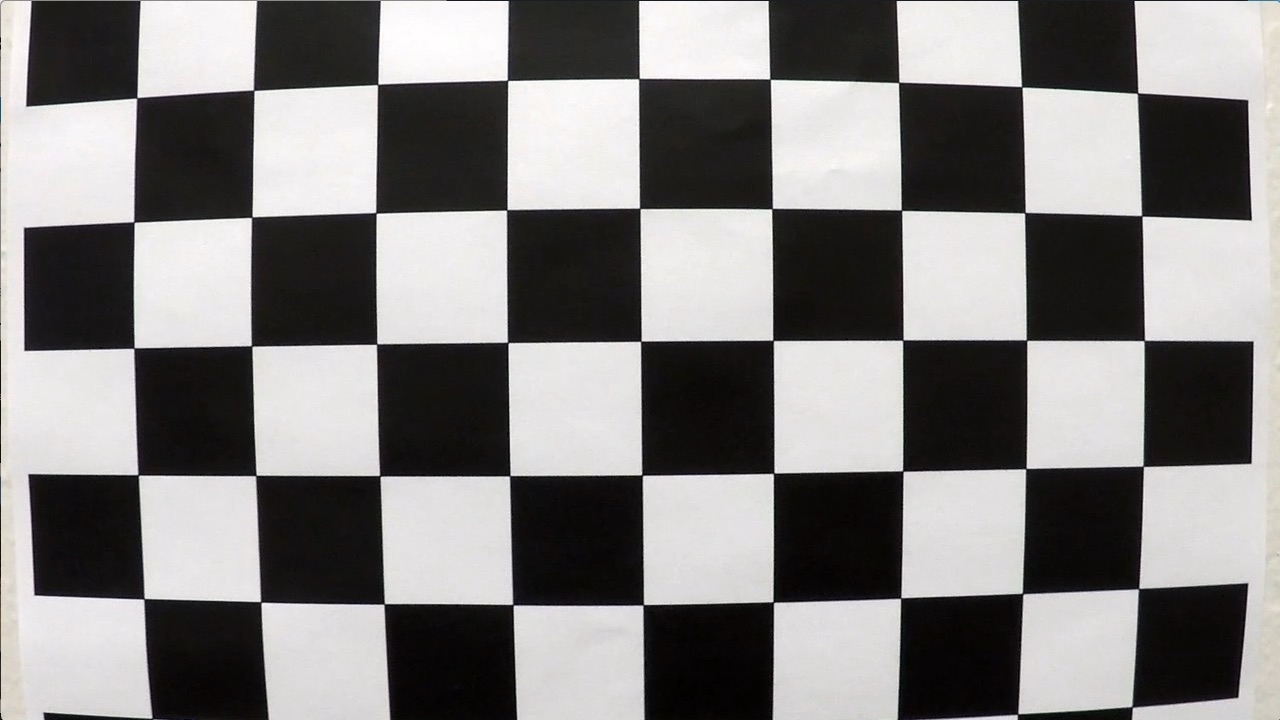
#> input picture P2 Advance Lane  Detection/camera_cal/calibration1.jpg, 1280 x 720 px
$ jupyter execute --allow-errors revised_Code.ipynb   (older library calls are emulated)   (text cells are left out)
#> lines starting #> are read from the running program, lines starting #| are printed output that depends on the picture; after the words box and inside, x2 and y2 are one past the last pixel; in counts of white or black regions, pixels touching at a corner belong together; pictures that were not available may be replaced by others from this repository, and a replacement may not be noted
[cell 1]
import numpy as np
import matplotlib.pyplot as plt
import matplotlib.image as implt
import cv2
import glob

[cell 2]
nx=6
ny=9
#creating an object
objp = np.zeros((6*9,3), np.float32)
# abjp= np.zeros((9*6,3), np.float32)
objp[:,:2] = np.mgrid[0:9,0:6].T.reshape(-1,2)

[cell 3]
def get_points(images,ny=9,nx=6):
#     print(images)
    objpoints=[]# for 3d space
    imgpoints=[]# for 2d space


    for i in range(len(images)):
        img=cv2.imread(images[i])
#         print(img)
        gray = cv2.cvtColor(img,cv2.COLOR_BGR2GRAY)
        # Find the chessboard corners
        ret, corners = cv2.findChessboardCorners(gray, (ny,nx),None)

        # If found, add object points, image points
        if ret == True:
#             print(1)
            #appending in object and image point
#             gray = cv2.cvtColor(img,cv2.COLOR_BGR2GRAY)
            objpoints.append(objp)
            imgpoints.append(corners)

            # Draw and display the corners
            img = cv2.drawChessboardCorners(img, (ny,nx), corners, ret)
    return objpoints,imgpoints,img

[cell 4]
images = glob.glob('camera_cal/calibration*.jpg')
# images

[cell 5]
ny=9
nx=6
points=get_points(images,ny,nx)
#> in get_points, img is the input picture: shape (720, 1280, 3); mean B, G, R 127.8, 128.4, 130.1
#> in get_points, `ret, corners = cv2.findChessboardCorners(gray, (ny,nx),None)`: ret = False; corners = None
plt.imshow(points[2])

[cell 6]
objpoints=points[0]
#> objpoints = 2 items
imgpoints=points[1]
#> imgpoints = 2 items
img=cv2.imread(images[0])
gray = cv2.cvtColor(img,cv2.COLOR_BGR2GRAY)

retval, cameraMatrix, distCoeffs, rvecs, tvecs=cv2.calibrateCamera(objpoints,imgpoints,gray.shape[::-1],None,None)
#> retval = 0.644; cameraMatrix = [[1057.6, 0, 691.1], [0, 1058.6, 278], [0, 0, 1]]; distCoeffs = [[-0.322, 0.709, 0.013, 0.00946, -1.02]]; rvecs = ([0.424, -0.236, 0.0488], [-0.024, 0.4, -0.0295]); tvecs = ([-2.48, 1.1, 17.79], [-17.95, -0.401, 29.17])

[cell 7]
import pickle
file = open('points', 'wb')

# dump information to that file
pickle.dump(points, file)
pickle.dump(cameraMatrix,file)
pickle.dump(distCoeffs,file)
file.close()

[cell 8]
# import pickle
#For loding the pickle files
file = open('points', 'rb')

# dump information to that file
points= pickle.load(file)
c1=pickle.load(file)
d1=pickle.load(file)
# close the file
file.close()

[cell 9]
# After getting the point not lets calibrate the camera
def cal_undistort(img, cameraMatrix,distCoeffs):

    undist=cv2.undistort(img,cameraMatrix,distCoeffs,None,cameraMatrix)
    return undist

[cell 10]
cameraMatrix
distCoeffs
#> Out = [[-0.322, 0.709, 0.013, 0.00946, -1.02]]

[cell 11]
c1

[cell 12]
d1

[cell 13]
images_for_cal = glob.glob('camera_cal/calibration*.jpg')

[cell 14]
# a=images[0]

i=cv2.imread(images_for_cal[0])
# plt.imshow(cal_undistort(i,objpoints,imgpoints))

undistorted = cal_undistort(i, c1,d1)
#> in cal_undistort, `undist=cv2.undistort(img,cameraMatrix,distCoeffs,None,cameraMatrix)`:
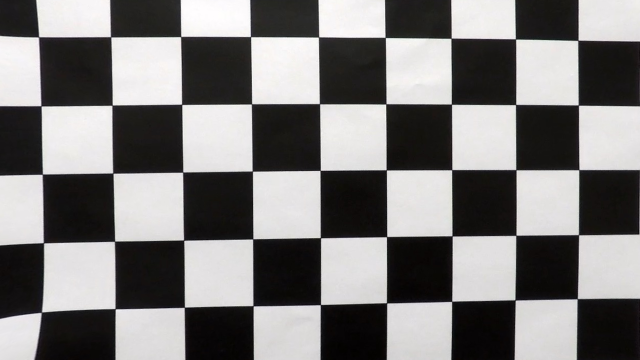
#> undist: shape (720, 1280, 3) (shown at 1/2 size); mean B, G, R 123.1, 123.5, 125.1

f, (ax1, ax2) = plt.subplots(1, 2, figsize=(10, 10))
f.tight_layout()
ax1.imshow(i)
ax1.set_title('Original Image', fontsize=20)
ax2.imshow(undistorted)
ax2.set_title('Undistorted Image', fontsize=20)
plt.subplots_adjust(left=0., right=1, top=0.9, bottom=0.)
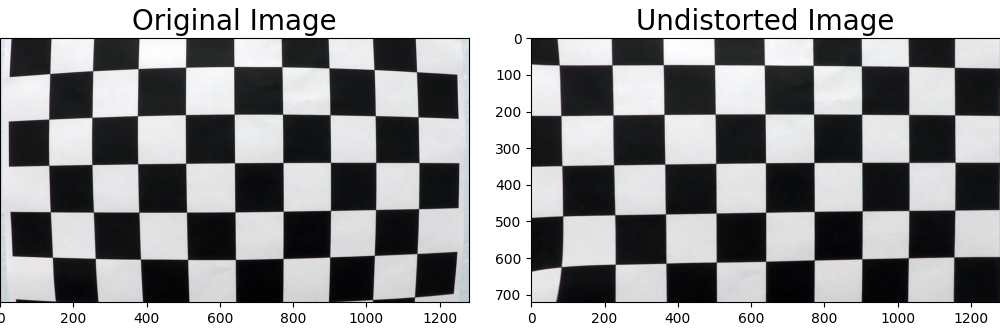
#> figure drawn by matplotlib, 2 panels; B, G, R data is drawn as R, G, B

[cell 15]
plt.plot(points[0][0])
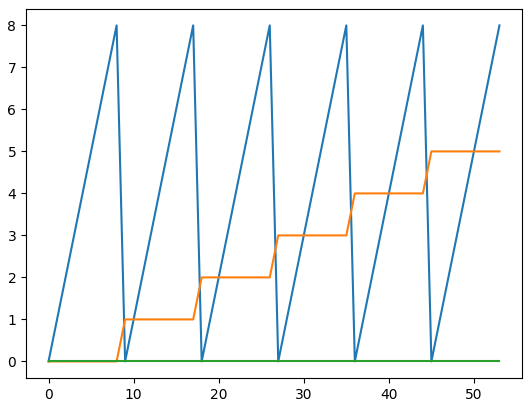
#> figure drawn by matplotlib, 1 panel; curve peaks at x = 8, y = 8; curve peaks at x = 45, y = 5

[cell 16]
import glob
test_images = glob.glob('test_images\*.jpg')
import cv2

[cell 17]
# [4 lines left out: function show_cv2, not called in this run]

[cell 18]
# Define a function that takes an image, gradient orientation,
# and threshold min / max values.
# [70 lines left out: functions abs_sobel_thresh, mag_thresh, dir_thresh, hls_select, combine_binary, not called in this run]

[cell 19]
ret, mtx, dist, rvecs, tvecs =cv2.calibrateCamera(objpoints,imgpoints,gray.shape[::-1],None,None)
#> ret = 0.644; mtx = [[1057.6, 0, 691.1], [0, 1058.6, 278], [0, 0, 1]]; dist = [[-0.322, 0.709, 0.013, 0.00946, -1.02]]

[cell 20]
raw_image2 = cv2.imread('test_images/test4.jpg')
#> (the rest of this cell did not finish here and is left out)

#> (a cell that did not finish here is left out)

[cell 22]
import numpy as np
def color_transformation(image):


# [7 lines of commented-out code are left out]

    transfer_color=cv2.cvtColor(image,cv2.COLOR_BGR2HSV)
    sensitivity = 25
    lower_white = np.array([0,0,255-sensitivity])
    upper_white = np.array([255,sensitivity,255])
    mask1=cv2.inRange(transfer_color,lower_white,upper_white)

    lower_yellow = np.array([20,100,100])
    upper_yellow = np.array([30,255,255])
    mask2=cv2.inRange(transfer_color,lower_yellow,upper_yellow)
    mask3=mask1+mask2
    return mask3

#> (a cell that did not finish here is left out)

#> (a cell that did not finish here is left out)

[cell 25]
# [5 lines left out: function gcd, not called in this run]

[cell 26]
def wrap(undst_image):

    img_size=(undst_image.shape[1],undst_image.shape[0])

    src = np.float32(

    [[((img_size[0] / 6) - 10), img_size[1]],[(img_size[0] / 2) - 55, img_size[1] / 2 + 100],

    [(img_size[0] / 2 + 55), img_size[1]/ 2 + 100],[(img_size[0] * 5 / 6) + 60, img_size[1]]])

    dst=np.float32([[240,720],[240,0],[1000,0],[1000,720]])

    #Given src and dst points, calculate the perspective transform matrix

    M=cv2.getPerspectiveTransform(src,dst)

    ##and calculate the inverse perspective transform matrix

    Minv=cv2.getPerspectiveTransform(dst,src)

    ## Warp the image using OpenCV warpPerspective()

    warped = cv2.warpPerspective(undst_image, M, img_size,flags=cv2.INTER_LINEAR)

    return warped,M,Minv

[cell 27]
import matplotlib.pyplot as plt
# [7 lines left out: function hist, not called in this run]
# histogram[0]
# plt.imshow(img1)

[cell 28]
import numpy as np
import matplotlib.image as mpimg
import matplotlib.pyplot as plt
import cv2

# Load our image

def find_lane_pixels(binary_warped,plot=False):
    # Take a histogram of the bottom half of the image
    histogram = np.sum(binary_warped[binary_warped.shape[0]//2:,:], axis=0)
    # Create an output image to draw on and visualize the result
    out_img = np.dstack((binary_warped, binary_warped, binary_warped))
    # Find the peak of the left and right halves of the histogram
    # These will be the starting point for the left and right lines
    midpoint = np.int(histogram.shape[0]//2)
    leftx_base = np.argmax(histogram[:midpoint])
    rightx_base = np.argmax(histogram[midpoint:]) + midpoint

    # HYPERPARAMETERS
    # Choose the number of sliding windows
    nwindows = 9
    # Set the width of the windows +/- margin
    margin = 80
    # Set minimm number of pixels found to recenter window
    minpix = 50

    # Set height of windows - based on nwindows above and image shape
    window_height = np.int(binary_warped.shape[0]//nwindows)
    # Identify the x and y positions of all nonzero pixels in the image
    nonzero = binary_warped.nonzero()
    nonzeroy = np.array(nonzero[0])
    nonzerox = np.array(nonzero[1])
    # Current positions to be updated later for each window in nwindows
    leftx_current = leftx_base
    rightx_current = rightx_base

    # Create empty lists to receive left and right lane pixel indices
    left_lane_inds = []
    right_lane_inds = []
    a=[]
    b=[]
    # Step through the windows one by one
    for window in range(nwindows):
        # Identify window boundaries in x and y (and right and left)
        win_y_low = binary_warped.shape[0] - (window+1)*window_height
        win_y_high = binary_warped.shape[0] - window*window_height
        ### TO-DO: Find the four below boundaries of the window ###
        win_xleft_low = leftx_current-margin  # Update this
        win_xleft_high = leftx_current+margin  # Update this
        win_xright_low = rightx_current-margin  # Update this
        win_xright_high = rightx_current+margin  # Update this

        # Draw the windows on the visualization image
        cv2.rectangle(out_img,(win_xleft_low,win_y_low),
        (win_xleft_high,win_y_high),(0,255,0), 2)
        cv2.rectangle(out_img,(win_xright_low,win_y_low),
        (win_xright_high,win_y_high),(0,255,0), 2)

        ### TO-DO: Identify the nonzero pixels in x and y within the window ###
        good_left_inds = ((nonzeroy >= win_y_low) & (nonzeroy < win_y_high) &
        (nonzerox >= win_xleft_low) &  (nonzerox < win_xleft_high)).nonzero()[0]
        good_right_inds = ((nonzeroy >= win_y_low) & (nonzeroy < win_y_high) &
        (nonzerox >= win_xright_low) &  (nonzerox < win_xright_high)).nonzero()[0]

        # Append these indices to the lists
        left_lane_inds.append(good_left_inds)
        right_lane_inds.append(good_right_inds)

        ### TO-DO: If you found > minpix pixels, recenter next window ###
        ### (`right` or `leftx_current`) on their mean position ###
       # in case if we consider this as a road then current left or right centre musy be updates

        if len(good_left_inds)>minpix:

            leftx_current=np.int(np.mean(nonzerox[good_left_inds]))
        if len(good_right_inds) > minpix:
            rightx_current = np.int(np.mean(nonzerox[good_right_inds]))

    # Concatenate the arrays of indices (previously was a list of lists of pixels)
    try:
        left_lane_inds = np.concatenate(left_lane_inds)
        right_lane_inds = np.concatenate(right_lane_inds)
    except ValueError:
        # Avoids an error if the above is not implemented fully
        pass

    # Extract left and right line pixel positions
    leftx = nonzerox[left_lane_inds]
    lefty = nonzeroy[left_lane_inds]
    rightx = nonzerox[right_lane_inds]
    righty = nonzeroy[right_lane_inds]

    return leftx, lefty, rightx, righty, out_img


def fit_polynomial(binary_warped):
    # Find our lane pixels first
    leftx, lefty, rightx, righty, out_img = find_lane_pixels(binary_warped)

    ### TO-DO: Fit a second order polynomial to each using `np.polyfit` ###
    try:
        left_fit = np.polyfit(lefty,leftx,2)
        right_fit = np.polyfit(righty,rightx,2)
    except:
        pass
    # Generate x and y values for plotting
    ploty = np.linspace(0, binary_warped.shape[0]-1, binary_warped.shape[0] )
    try:
        left_fitx = left_fit[0]*ploty**2 + left_fit[1]*ploty + left_fit[2]
        right_fitx = right_fit[0]*ploty**2 + right_fit[1]*ploty + right_fit[2]
    except TypeError:
        # Avoids an error if `left` and `right_fit` are still none or incorrect
        print('The function failed to fit a line!')
        left_fitx = 1*ploty**2 + 1*ploty
        right_fitx = 1*ploty**2 + 1*ploty

    ## Visualization ##
    # Colors in the left and right lane regions
    out_img[lefty, leftx] = [0, 255, 0]
    out_img[righty, rightx] = [0, 0, 255]

    # Plots the left and right polynomials on the lane lines
#     print(left_fitx)
    mark_size = 3

    a_img=np.copy(out_img)
#     plt.plot(left_fitx, ploty,",", markersize=mark_size, color='red')
#     plt.plot(right_fitx, ploty,",", color='yellow')
    line_thickness = 2
#     pts=np.int32(left_fitx)
#     cv2.fillPoly(a_img,[pts], (0, 255, 0))

    return out_img,left_fit,right_fit,left_fitx,right_fitx

[cell 29]
global previous_left,previous_right
previous_left=np.array([])
previous_right=np.array([])
# [33 lines left out: function draw_lines, not called in this run]

[cell 30]
import numpy as np

# [59 lines left out: functions generate_data, measure_curvature_real, not called in this run]

[cell 31]
# [17 lines left out: function car_offset, not called in this run]

[cell 32]
# [17 lines left out: function car_offset, not called in this run]

[cell 33]
# [5 lines left out: function resize, not called in this run]

[cell 34]
images_for_test = glob.glob('test_images/*.jpg')
images_for_cal = glob.glob('camera_cal/calibration*.jpg')
def callibration():
    '''For callibration'''

    objpoints,imgpoints,img=get_points(images_for_cal,9,6)# this is for calibration
    return objpoints,imgpoints
objpoints,imgpoints=callibration()
#> in callibration, `objpoints,imgpoints,img=get_points(images_for_cal,9,6)# this is for ca..`: objpoints = 2 items
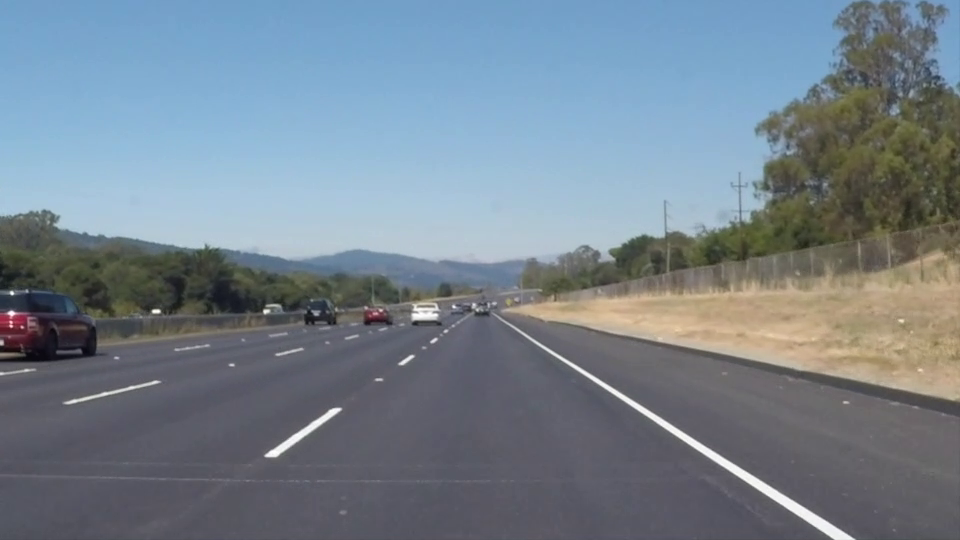
#> input picture frame 22 of P1 Lane Detection/test_videos/solidWhiteRight.mp4, 960 x 540 px, given in place of project_video.mp4, which was not available
#> further down, frame is the input picture: shape (540, 960, 3); mean B, G, R 141.9, 130.7, 117.7

[cell 35]
#if we have saved the pikle file for that then, we can do this other wise we can use codes in next lin
import pickle
file = open('points', 'rb')

# dump information to that file
points= pickle.load(file)
c1=pickle.load(file)#Camera Matrix
d1=pickle.load(file)#Distortion matrix
# close the file
file.close()

[cell 36]
retval, cameraMatrix, distCoeffs, rvecs, tvecs=cv2.calibrateCamera(objpoints,imgpoints,gray.shape[::-1],None,None)

[cell 37]
# def callibration():
'''This is the main pipeline of the image'''
# objpoints,imgpoints,im=get_points(images_for_cal,9,6)# this is for calibration
def pipeline(image,objpoints,imgpoints):
    ''' so here the image has dimenshion 720x1080'''
    '''undist is undistorted image'''
    undist=cal_undistort(image,c1,d1)
#> in cal_undistort (call 2), `undist=cv2.undistort(img,cameraMatrix,distCoeffs,None,cameraMatrix)`:
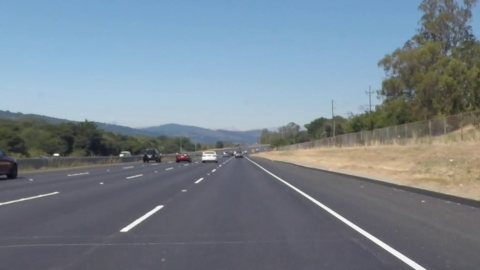
#> undist: shape (540, 960, 3) (shown at 1/2 size); mean B, G, R 142.5, 131.7, 119
#     undist=np.copy(image)
    '''mask 3 is after color thresholding'''
    mask3=color_transformation(undist)
#> in color_transformation, `mask1=cv2.inRange(transfer_color,lower_white,upper_white)`:
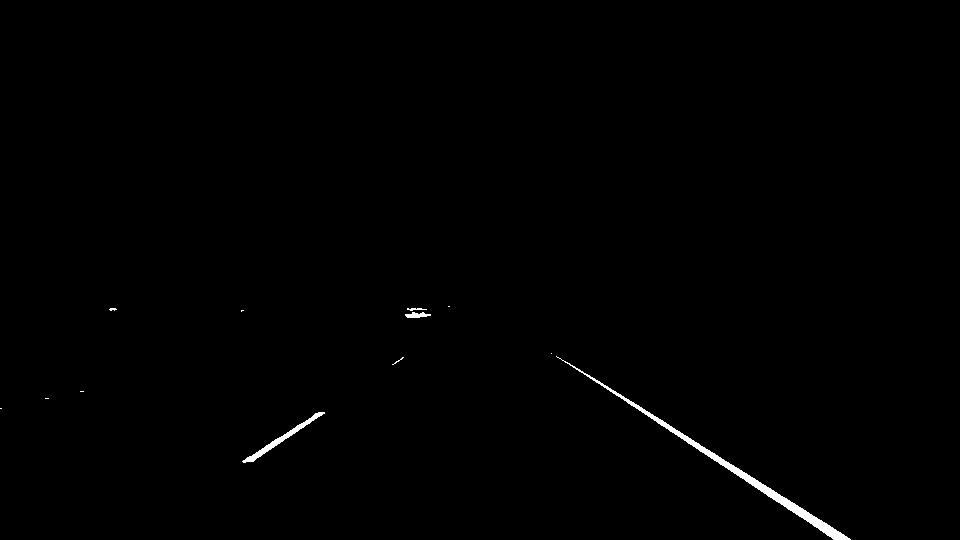
#> mask1: shape (540, 960); 0.49% white; 12 white regions (8 under 20 px), largest, box (x1, y1, x2, y2) and area: (556, 356, 851, 540) 1878, (242, 412, 325, 463) 478, (405, 312, 431, 318) 102, (407, 308, 427, 311) 35
    size=mask3.shape
    '''warped_image and src are the Transformation to each other minv is the matrix'''
    warped_image,src,minv=wrap(undist)
    '''After using this transformation the warped_image shape becomes (270,1080)
    and same is for others'''
# [6 lines of commented-out code are left out]


    newwarp = cv2.warpPerspective(warped_image, minv, (warped_image.shape[1],warped_image.shape[0]))

    '''per col transformation is the warped image after color transformation'''
    per_col_transform=color_transformation(warped_image)
    '''Mask3 is just image after thresholding'''
    mask3=cv2.resize(mask3,(per_col_transform.shape[1],per_col_transform.shape[0]),interpolation=cv2.INTER_AREA)
    result = cv2.addWeighted(image, 1, newwarp, 0.5, 0)


    #per_col_transform is binary image
    out_img,left_fit,right_fit,left_fitx,right_fitx=fit_polynomial(per_col_transform)


    left_curverad, right_curverad,center=measure_curvature_real(per_col_transform,left_fit,right_fit)

    ca=car_offset(per_col_transform, left_fit, right_fit, xm_per_pix=3.7/700)

    i=draw_lines(image,per_col_transform,left_fit, right_fit, left_curverad, right_curverad, center,minv)

    '''This is just about lane curvature'''

    cv2.putText(result," Left_curvature::"+"%0.2f" % left_curverad+'m',(0,50),cv2.FONT_HERSHEY_SIMPLEX,
                1,(255,0,0),2)

    cv2.putText(result,"Right_curvature::"+"%0.2f" % right_curverad+'m',(0,100),cv2.FONT_HERSHEY_SIMPLEX,
                1,(255,0,0),2)
    cv2.putText(result,"Deviation::"+"%0.2f" % ca+'m',(0,150),cv2.FONT_HERSHEY_SIMPLEX,
                1,(255,0,0),2)
#     cv2.putText(result,"Deviation::"+"%0.2f" % center+'m',(0,150),cv2.FONT_HERSHEY_SIMPLEX,
#                 1,(255,0,0),2)
    '''Here it is used for vualistion its not a big deal'''
    verticalAppendedImg = np.vstack((result,newwarp))
    horizontalAppendedImg = np.hstack((mask3,per_col_transform))
    verticalAppendedImg=cv2.resize(verticalAppendedImg,(size[1]//2,size[0]//2),interpolation = cv2.INTER_AREA)
    horizontalAppendedImg=cv2.resize(horizontalAppendedImg,(size[1]//2,size[0]//2),interpolation = cv2.INTER_AREA)
    cv2.putText(i," Left_curvature::"+"%0.2f" % left_curverad+'m',(50,50),cv2.FONT_HERSHEY_SIMPLEX,
                1,(255,0,0),2)

    cv2.putText(i,"Right_curvature::"+"%0.2f" % right_curverad+'m',(50,100),cv2.FONT_HERSHEY_SIMPLEX,
                1,(255,0,0),2)
#     cv2.putText(i,"Deviation::"+"%0.2f" % center+'m',(50,150),cv2.FONT_HERSHEY_SIMPLEX,
#                 1,(255,0,0),2)
    cv2.putText(i,"Deviation::"+"%0.2f" % ca +' m',(50,150),cv2.FONT_HERSHEY_SIMPLEX,
                1,(255,0,0),2)
    r1=resize(i)
    r2=resize(out_img)
    '''it return 6 things
    1.An visualisation
    2.Another visuaisation
    3.An test (curvature valure)
    4.An test (curvature valure)
    5.This is an visualtion after when each type of transformation has been taken place i.e color and then warp
    6. Final Result
    '''

    return verticalAppendedImg,horizontalAppendedImg,left_curverad, right_curverad,per_col_transform,r1,r2

[cell 38]
import numpy as np
import cv2

cap = cv2.VideoCapture('project_video.mp4')
#> (the rest of this cell did not finish here and is left out)

#> in wrap, `warped = cv2.warpPerspective(undst_image, M, img_size,flags=cv2.INTER_..`:
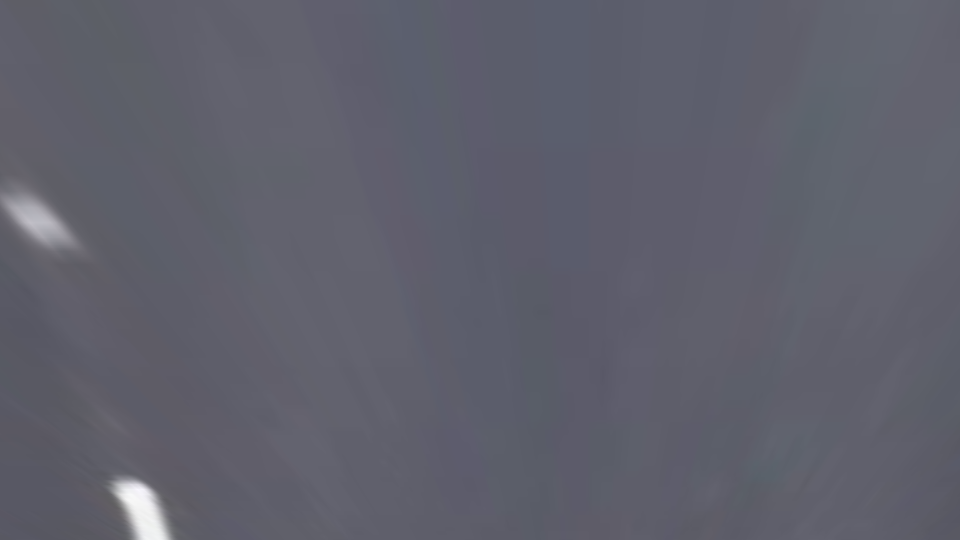
#> warped: shape (540, 960, 3); mean B, G, R 107.9, 95.8, 95.1
#> in pipeline, `warped_image,src,minv=wrap(undist)`: src = [[-0.636, -1.74, 890.5], [-1.32e-15, -2.51, 930.4], [-1.12e-18, -0.00295, 1]]; minv = [[0.145, -0.558, 390.3], [-1.08e-16, -0.398, 370], [-2.91e-19, -0.00117, 1]]
#> (the rest of the program and of its run is left out)
